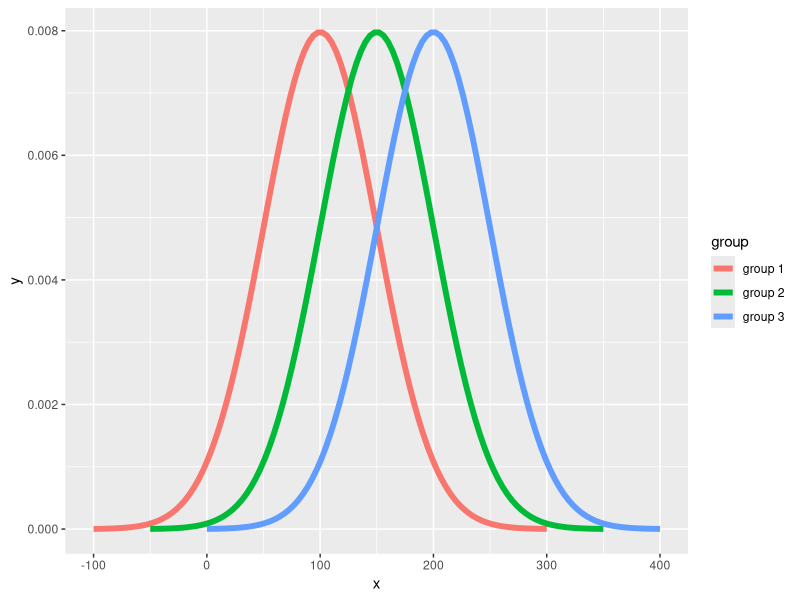
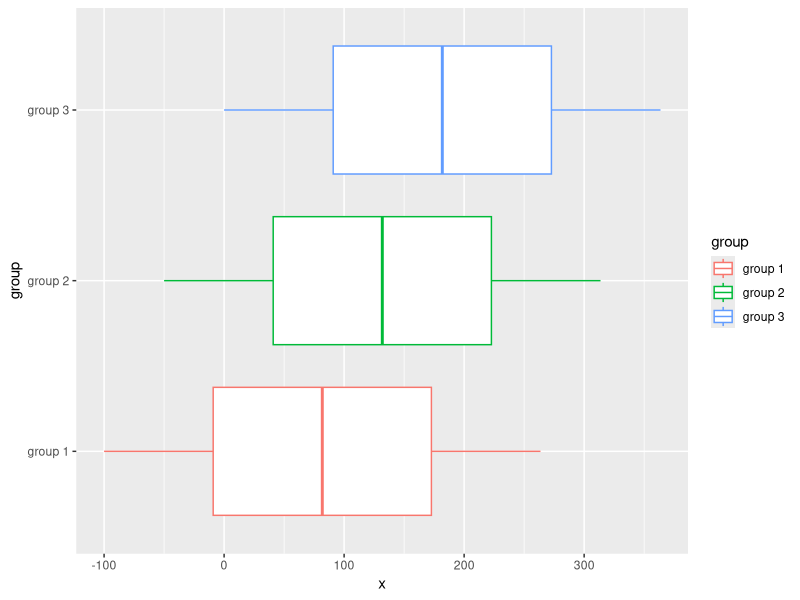

Generate these figures, in order, with R:


# LOAD PACKAGES ###############################################################

library(ggplot2)




# DO STUFF ####################################################################



# TESTING
cssize = 10
csd = 50
mu1 = 100; sd1 = csd
mu2 = 150; sd2 = csd
mu3 = 200; sd3 = csd
lenx = len1 = len2 = len3 = 100

# cssize = input$ssize
# mu1 = input$mu1; sd1 = input$sd1
# mu2 = input$mu2; sd2 = input$sd2
# mu3 = input$mu3; sd3 = input$sd3

lenx = 100  # keep constant, used to create prob dens fn
len1 = len2 = len3 = cssize


x1_min = mu1 - 4*sd1
x1_max = mu1 + 4*sd1
x1 = seq(x1_min, x1_max, length.out = lenx)
grp1 = rep('group 1', lenx)
y1 = dnorm(x1, mu1, sd1)
x1seq = 1:lenx


x2_min = mu2 - 4*sd2
x2_max = mu2 + 4*sd2
x2 = seq(x2_min, x2_max, length.out = lenx)
grp2 = rep('group 2', lenx)
y2 = dnorm(x2, mu2, sd2)
x2seq = 1:lenx


x3_min = mu3 - 4*sd3
x3_max = mu3 + 4*sd3
x3 = seq(x3_min, x3_max, length.out = lenx) 
grp3 = rep('group 3', lenx)
y3 = dnorm(x3, mu3, sd3)
x3seq = 1:lenx


dat = data.frame(x = append(append(x1,x2),x3),
                 y = append(append(y1,y2),y3),
                 group = append(append(grp1,grp2),grp3),
                 xseq = append(append(x1seq,x2seq),x3seq))


# take a subset based on sample size ##########################################

dtemp1 = dat


seqfm = 1
seqto = 100  # matches lenx above

# tmpssize = input$ssize
tmpssize = 10

seqby = round((seqto - seqfm)/tmpssize, 0)

subset_seq = seq(from = seqfm, to = seqto, by = seqby)

dsmpl <- dplyr::filter(dtemp1, xseq %in% subset_seq)


# plot datasetinit ############################################################

plotdat1 = dat

plot1 = ggplot(data = plotdat1, aes(x = x, y = y, group = group, color = group)) +
  geom_line(size = 2) 


# library(ggstance)
# 
# plot1 = plot1 + 
#   geom_boxploth(data = plotdat2, aes(x = x, y = group, group = group, color = group))



# boxplots for samples from each group ########################################

plotdat2 = dsmpl

plot2 = ggplot(data = plotdat2, aes(x = group, y = x, group = group, color = group)) +
  geom_boxplot() + coord_flip()


# plot2h = ggplot(data = plotdat2, aes(x = x, y = group, group = group, color = group)) +
#   geom_boxploth()



# ANOVA #######################################################################

dat_aov <- dsmpl

fit1 <- aov(x ~ group, data = dat_aov)

summary(fit1)


library(broom)

TukeyHSD(fit1)




# END CODE ####################################################################